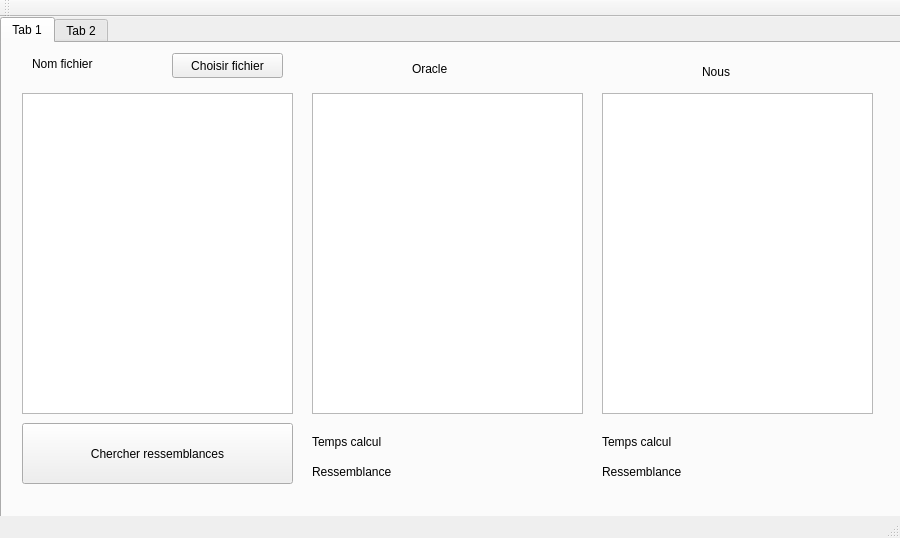
<?xml version="1.0" encoding="UTF-8"?>
<ui version="4.0">
 <class>MainWindow</class>
 <widget class="QMainWindow" name="MainWindow">
  <property name="geometry">
   <rect>
    <x>0</x>
    <y>0</y>
    <width>900</width>
    <height>538</height>
   </rect>
  </property>
  <property name="windowTitle">
   <string>MainWindow</string>
  </property>
  <widget class="QWidget" name="centralWidget">
   <widget class="QTabWidget" name="tabWidget">
    <property name="geometry">
     <rect>
      <x>0</x>
      <y>0</y>
      <width>901</width>
      <height>591</height>
     </rect>
    </property>
    <property name="currentIndex">
     <number>0</number>
    </property>
    <widget class="QWidget" name="tab">
     <attribute name="title">
      <string>Tab 1</string>
     </attribute>
     <widget class="QGraphicsView" name="inputImg">
      <property name="geometry">
       <rect>
        <x>20</x>
        <y>50</y>
        <width>271</width>
        <height>321</height>
       </rect>
      </property>
     </widget>
     <widget class="QGraphicsView" name="ourImg">
      <property name="geometry">
       <rect>
        <x>600</x>
        <y>50</y>
        <width>271</width>
        <height>321</height>
       </rect>
      </property>
     </widget>
     <widget class="QLabel" name="calcTimeO">
      <property name="geometry">
       <rect>
        <x>310</x>
        <y>390</y>
        <width>271</width>
        <height>17</height>
       </rect>
      </property>
      <property name="text">
       <string>Temps calcul</string>
      </property>
     </widget>
     <widget class="QPushButton" name="fileButton">
      <property name="geometry">
       <rect>
        <x>170</x>
        <y>10</y>
        <width>111</width>
        <height>25</height>
       </rect>
      </property>
      <property name="text">
       <string>Choisir fichier</string>
      </property>
     </widget>
     <widget class="QLabel" name="simO">
      <property name="geometry">
       <rect>
        <x>310</x>
        <y>420</y>
        <width>271</width>
        <height>17</height>
       </rect>
      </property>
      <property name="text">
       <string>Ressemblance</string>
      </property>
     </widget>
     <widget class="QLabel" name="Oracle">
      <property name="geometry">
       <rect>
        <x>410</x>
        <y>10</y>
        <width>81</width>
        <height>31</height>
       </rect>
      </property>
      <property name="sizePolicy">
       <sizepolicy hsizetype="Expanding" vsizetype="Expanding">
        <horstretch>0</horstretch>
        <verstretch>0</verstretch>
       </sizepolicy>
      </property>
      <property name="text">
       <string>Oracle</string>
      </property>
     </widget>
     <widget class="QLabel" name="Us">
      <property name="geometry">
       <rect>
        <x>700</x>
        <y>20</y>
        <width>51</width>
        <height>17</height>
       </rect>
      </property>
      <property name="text">
       <string>Nous</string>
      </property>
     </widget>
     <widget class="QLabel" name="fileLabel">
      <property name="geometry">
       <rect>
        <x>30</x>
        <y>10</y>
        <width>131</width>
        <height>21</height>
       </rect>
      </property>
      <property name="text">
       <string>Nom fichier</string>
      </property>
     </widget>
     <widget class="QLabel" name="calcTimeUs">
      <property name="geometry">
       <rect>
        <x>600</x>
        <y>390</y>
        <width>271</width>
        <height>17</height>
       </rect>
      </property>
      <property name="text">
       <string>Temps calcul</string>
      </property>
     </widget>
     <widget class="QLabel" name="simUs">
      <property name="geometry">
       <rect>
        <x>600</x>
        <y>420</y>
        <width>271</width>
        <height>17</height>
       </rect>
      </property>
      <property name="text">
       <string>Ressemblance</string>
      </property>
     </widget>
     <widget class="QPushButton" name="startButton">
      <property name="geometry">
       <rect>
        <x>20</x>
        <y>380</y>
        <width>271</width>
        <height>61</height>
       </rect>
      </property>
      <property name="text">
       <string>Chercher ressemblances</string>
      </property>
     </widget>
     <widget class="QGraphicsView" name="oracleImg">
      <property name="geometry">
       <rect>
        <x>310</x>
        <y>50</y>
        <width>271</width>
        <height>321</height>
       </rect>
      </property>
     </widget>
    </widget>
    <widget class="QWidget" name="tab_2">
     <attribute name="title">
      <string>Tab 2</string>
     </attribute>
    </widget>
   </widget>
  </widget>
  <widget class="QMenuBar" name="menuBar">
   <property name="geometry">
    <rect>
     <x>0</x>
     <y>0</y>
     <width>900</width>
     <height>22</height>
    </rect>
   </property>
  </widget>
  <widget class="QToolBar" name="mainToolBar">
   <attribute name="toolBarArea">
    <enum>TopToolBarArea</enum>
   </attribute>
   <attribute name="toolBarBreak">
    <bool>false</bool>
   </attribute>
  </widget>
  <widget class="QStatusBar" name="statusBar"/>
 </widget>
 <layoutdefault spacing="6" margin="11"/>
 <resources/>
 <connections/>
</ui>
